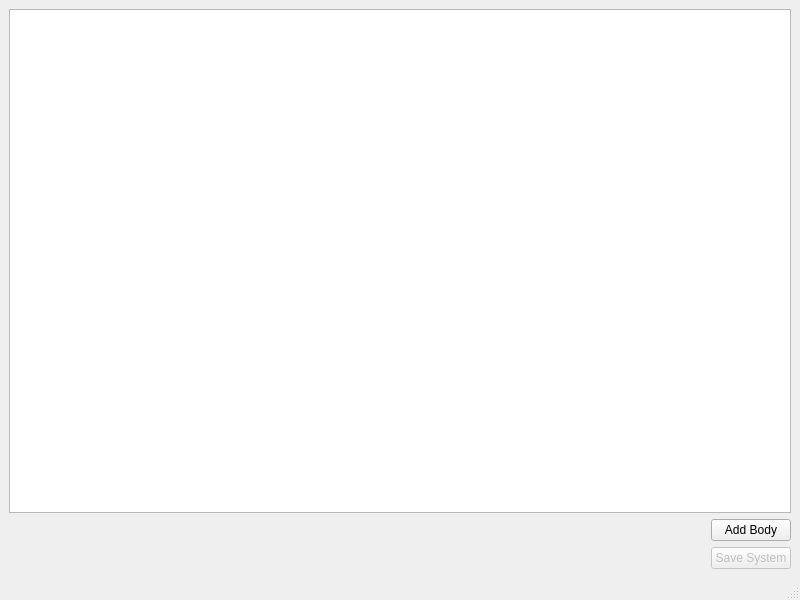
<?xml version="1.0" encoding="UTF-8"?>
<ui version="4.0">
 <class>MainWindow</class>
 <widget class="QMainWindow" name="MainWindow">
  <property name="geometry">
   <rect>
    <x>0</x>
    <y>0</y>
    <width>800</width>
    <height>600</height>
   </rect>
  </property>
  <property name="windowTitle">
   <string>MainWindow</string>
  </property>
  <widget class="QWidget" name="centralwidget">
   <layout class="QVBoxLayout" name="verticalLayout">
    <item>
     <widget class="QListWidget" name="bodyList"/>
    </item>
    <item>
     <layout class="QHBoxLayout" name="horizontalLayout_1">
      <item>
       <spacer name="horizontalSpacer">
        <property name="orientation">
         <enum>Qt::Horizontal</enum>
        </property>
        <property name="sizeHint" stdset="0">
         <size>
          <width>40</width>
          <height>20</height>
         </size>
        </property>
       </spacer>
      </item>
      <item>
       <widget class="QPushButton" name="addBodyButton">
        <property name="text">
         <string>Add Body</string>
        </property>
       </widget>
      </item>
     </layout>
    </item>
    <item>
     <layout class="QHBoxLayout" name="horizontalLayout_2">
      <item>
       <spacer name="horizontalSpacer_2">
        <property name="orientation">
         <enum>Qt::Horizontal</enum>
        </property>
        <property name="sizeHint" stdset="0">
         <size>
          <width>40</width>
          <height>20</height>
         </size>
        </property>
       </spacer>
      </item>
      <item>
       <widget class="QPushButton" name="saveSystemButton">
        <property name="enabled">
         <bool>false</bool>
        </property>
        <property name="text">
         <string>Save System</string>
        </property>
       </widget>
      </item>
     </layout>
    </item>
   </layout>
  </widget>
  <widget class="QMenuBar" name="menubar">
   <property name="geometry">
    <rect>
     <x>0</x>
     <y>0</y>
     <width>800</width>
     <height>22</height>
    </rect>
   </property>
  </widget>
  <widget class="QStatusBar" name="statusbar"/>
 </widget>
 <resources/>
 <connections/>
</ui>
